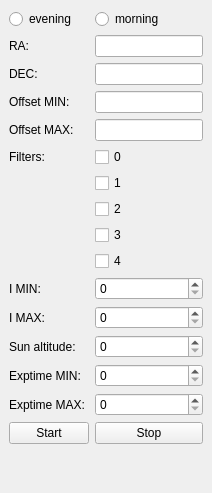
  <widget class="QDockWidget" name="flats_dockWidget">
   <property name="sizePolicy">
    <sizepolicy hsizetype="Preferred" vsizetype="Preferred">
     <horstretch>0</horstretch>
     <verstretch>0</verstretch>
    </sizepolicy>
   </property>
   <property name="windowTitle">
    <string>Flats</string>
   </property>
   <attribute name="dockWidgetArea">
    <number>1</number>
   </attribute>
   <widget class="QWidget" name="dockWidgetContents_7">
    <layout class="QGridLayout" name="gridLayout_10">
     <item row="11" column="0">
      <widget class="QLabel" name="label_32">
       <property name="text">
        <string>I MAX:</string>
       </property>
      </widget>
     </item>
     <item row="13" column="0">
      <widget class="QLabel" name="label_40">
       <property name="text">
        <string>Exptime MIN:</string>
       </property>
      </widget>
     </item>
     <item row="11" column="2">
      <widget class="QSpinBox" name="flats_adu_max_SB">
       <property name="toolTip">
        <string>ADU</string>
       </property>
      </widget>
     </item>
     <item row="13" column="2">
      <widget class="QSpinBox" name="flats_exptime_min_SB">
       <property name="toolTip">
        <string>seconds</string>
       </property>
      </widget>
     </item>
     <item row="0" column="2">
      <widget class="QRadioButton" name="radioButton_2">
       <property name="text">
        <string>morning</string>
       </property>
      </widget>
     </item>
     <item row="8" column="2">
      <widget class="QCheckBox" name="checkBox_5">
       <property name="text">
        <string>3</string>
       </property>
      </widget>
     </item>
     <item row="14" column="2">
      <widget class="QSpinBox" name="flats_exptime_max_SB">
       <property name="toolTip">
        <string>seconds</string>
       </property>
      </widget>
     </item>
     <item row="9" column="2">
      <widget class="QCheckBox" name="checkBox_4">
       <property name="text">
        <string>4</string>
       </property>
      </widget>
     </item>
     <item row="14" column="0">
      <widget class="QLabel" name="label_42">
       <property name="text">
        <string>Exptime MAX:</string>
       </property>
      </widget>
     </item>
     <item row="0" column="0">
      <widget class="QRadioButton" name="radioButton">
       <property name="text">
        <string>evening</string>
       </property>
      </widget>
     </item>
     <item row="10" column="0">
      <widget class="QLabel" name="label_39">
       <property name="text">
        <string>I MIN:</string>
       </property>
      </widget>
     </item>
     <item row="15" column="0">
      <widget class="QPushButton" name="flats_start_BT">
       <property name="text">
        <string>Start</string>
       </property>
      </widget>
     </item>
     <item row="12" column="0">
      <widget class="QLabel" name="label_38">
       <property name="text">
        <string>Sun altitude:</string>
       </property>
      </widget>
     </item>
     <item row="6" column="2">
      <widget class="QCheckBox" name="checkBox_2">
       <property name="text">
        <string>1</string>
       </property>
      </widget>
     </item>
     <item row="7" column="2">
      <widget class="QCheckBox" name="checkBox_3">
       <property name="text">
        <string>2</string>
       </property>
      </widget>
     </item>
     <item row="4" column="0">
      <widget class="QLabel" name="label_35">
       <property name="text">
        <string>Offset MAX:</string>
       </property>
      </widget>
     </item>
     <item row="3" column="0">
      <widget class="QLabel" name="label_36">
       <property name="text">
        <string>Offset MIN:</string>
       </property>
      </widget>
     </item>
     <item row="1" column="2">
      <widget class="QLineEdit" name="flats_ra_LE">
       <property name="toolTip">
        <string>Example: 20 17 47 or 20:17:47</string>
       </property>
      </widget>
     </item>
     <item row="10" column="2">
      <widget class="QSpinBox" name="flats_adu_min_SB">
       <property name="toolTip">
        <string>ADU</string>
       </property>
       <property name="toolTipDuration">
        <number>-1</number>
       </property>
      </widget>
     </item>
     <item row="5" column="0">
      <widget class="QLabel" name="label_37">
       <property name="text">
        <string>Filters:</string>
       </property>
      </widget>
     </item>
     <item row="1" column="0">
      <widget class="QLabel" name="label_21">
       <property name="text">
        <string>RA:</string>
       </property>
      </widget>
     </item>
     <item row="12" column="2">
      <widget class="QSpinBox" name="flats_sun_altitude_SB">
       <property name="toolTip">
        <string>degrees</string>
       </property>
      </widget>
     </item>
     <item row="5" column="2">
      <widget class="QCheckBox" name="checkBox">
       <property name="text">
        <string>0</string>
       </property>
      </widget>
     </item>
     <item row="2" column="0">
      <widget class="QLabel" name="label_34">
       <property name="text">
        <string>DEC:</string>
       </property>
      </widget>
     </item>
     <item row="15" column="2">
      <widget class="QPushButton" name="flats_stop_BT">
       <property name="text">
        <string>Stop</string>
       </property>
      </widget>
     </item>
     <item row="16" column="0">
      <spacer name="verticalSpacer_5">
       <property name="orientation">
        <enum>Qt::Vertical</enum>
       </property>
       <property name="sizeHint" stdset="0">
        <size>
         <width>20</width>
         <height>40</height>
        </size>
       </property>
      </spacer>
     </item>
     <item row="2" column="2">
      <widget class="QLineEdit" name="flats_dec_LE">
       <property name="toolTip">
        <string>Example: 38 1 59 or 38:1:59</string>
       </property>
      </widget>
     </item>
     <item row="4" column="2">
      <widget class="QLineEdit" name="flats_offset_max_LE">
       <property name="toolTip">
        <string>Example: 0 5 0 or 0:5:0</string>
       </property>
      </widget>
     </item>
     <item row="3" column="2">
      <widget class="QLineEdit" name="flats_offset_min_LE">
       <property name="toolTip">
        <string>Example: 0 0 30 or 0:0:30</string>
       </property>
      </widget>
     </item>
    </layout>
   </widget>
  </widget>
